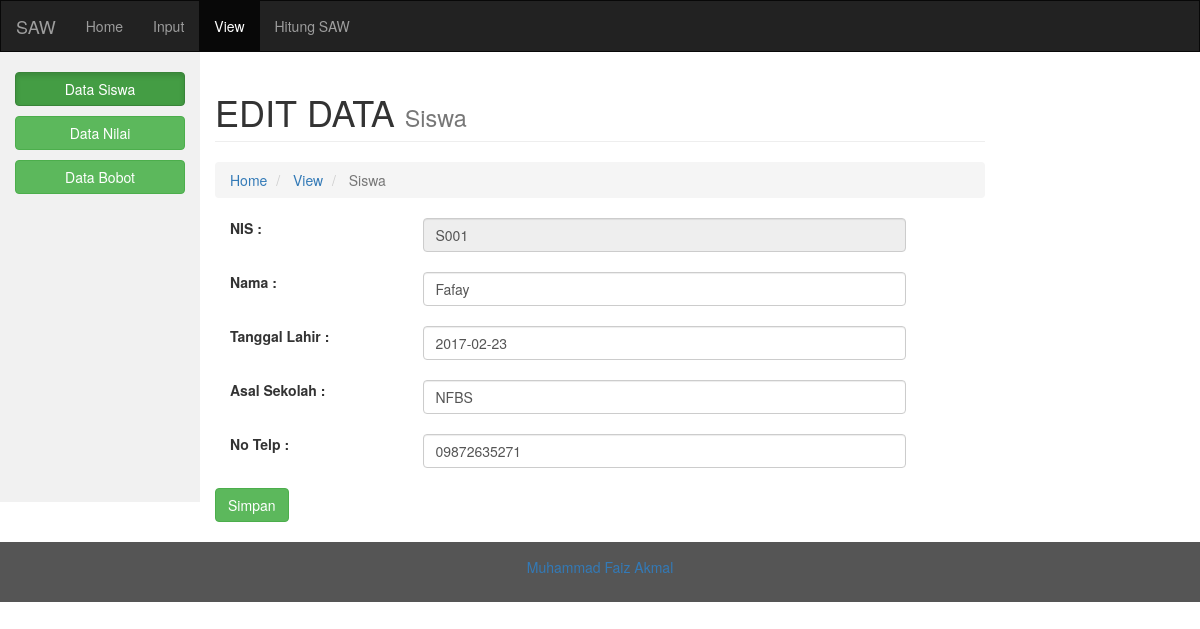
Screenshot of /edatasiswa.php?id=S001 with the database file from the repository.
### tables this page shows
CREATE TABLE `tb_siswa` (
  `NIS` varchar(20) NOT NULL,
  `nama` varchar(35) NOT NULL,
  `tgllahir` date NOT NULL,
  `asalsekolah` varchar(35) NOT NULL,
  `notelp` varchar(12) NOT NULL
);

### edatasiswa.php (the view, shortened to what this page needs)
<!DOCTYPE html>
<?php
    include('koneksi.php');
?>
<html lang="en">
<head>
  <link rel="stylesheet" href="https://maxcdn.bootstrapcdn.com/bootstrap/3.3.7/css/bootstrap.min.css">
  <link rel="stylesheet" href="css/style.css">
</head>
<body>
<nav class="navbar navbar-inverse">
  <div class="container-fluid">
    <div class="navbar-header">
      <a class="navbar-brand" href="index.php">SAW</a>
    </div>
    <div class="collapse navbar-collapse" id="myNavbar">
      <ul class="nav navbar-nav">
        <li><a href="index.php">Home</a></li>
        <li><a href="idatasiswa.php">Input</a></li>
        <li class="active"><a href="vdatasiswa.php">View</a></li>
        <li><a href="matrikskeputusan.php">Hitung SAW</a></li>
      </ul>
    </div>
  </div>
</nav>
<div class="container-fluid text-center">
  <div class="row content">
    <div class="col-sm-2 sidenav">
      <p><a href="vdatasiswa.php"><button type="button" class="btn btn-success btn-block active">Data Siswa</button></a></p>
      <p><a href="vdatanilai.php"><button type="button" class="btn btn-success btn-block">Data Nilai</button></a></p>
      <p><a href="vdatabobot.php"><button type="button" class="btn btn-success btn-block">Data Bobot</button></a></p>
    </div>
    <div class="col-sm-8 text-left">
        <h1 class="page-header">
                EDIT DATA <small> Siswa</small>
        </h1>
        <ol class="breadcrumb">
                            <li>
                                <i class="fa fa-dashboard"></i>  <a href="index.php">Home</a>
                            </li>
                            <li>
                                <i class="fa fa-dashboard"></i>  <a href="vdatasiswa.php">View</a>
                            </li>
                            <li class="active">
                                <i class="fa fa-bar-chart-o"></i>Siswa
                            </li>
        </ol>
    <form name="frm" id="myForm" method="post"  enctype="multipart/form-data">
     <div class="form-group has-feedback">
         <label class="control-label col-sm-3" for="nis">NIS :</label>
				<div class="col-sm-8">
					 <?php
                       $tampil = "SELECT * FROM tb_siswa where NIS='".$_GET['id']."'";
                       $sql = mysqli_query ($konek_db,$tampil);
                       while($data = mysqli_fetch_array ($sql))
                    {
                        echo "<input type='text' name='nis' class='form-control' id='nis' readonly value='".$data[0]."'><br>";
                    }
                ?>
				</div>
			</div>
        <div class="form-group has-feedback">
         <label class="control-label col-sm-3" for="nama">Nama :</label>
				<div class="col-sm-8">
					 <?php
                       $tampil = "SELECT * FROM tb_siswa where NIS='".$_GET['id']."'";
                       $sql = mysqli_query ($konek_db,$tampil);
                       while($data = mysqli_fetch_array ($sql))
                    {
                        echo "<input type='text' name='nama' class='form-control' id='nama' value='".$data[1]."'><br>";
                    }
                ?>
				</div>
			</div>
        <div class="form-group has-feedback">
         <label class="control-label col-sm-3" for="tgllahir">Tanggal Lahir :</label>
				<div class="col-sm-8">
                     <?php
                       $tampil = "SELECT * FROM tb_siswa where NIS='".$_GET['id']."'";
                       $sql = mysqli_query ($konek_db,$tampil);
                       while($data = mysqli_fetch_array ($sql))
                    {
                        echo "<input type='text' id='coldate1' name='tgllahir' class='form-control IP_calendar' alt='date' title='Y/m/d'  value='".$data[2]."'><br>";
                    }
                ?>
				</div>
			</div>
        <div class="form-group has-feedback">
         <label class="control-label col-sm-3" for="asalsekolah">Asal Sekolah :</label>
				<div class="col-sm-8">
					 <?php
                       $tampil = "SELECT * FROM tb_siswa where NIS='".$_GET['id']."'";
                       $sql = mysqli_query ($konek_db,$tampil);
                       while($data = mysqli_fetch_array ($sql))
                    {
                        echo "<input type='text' name='asalsekolah' class='form-control' id='asalsekolah' value='".$data[3]."'><br>";
                    }
                ?>
				</div>
			</div>
        <div class="form-group has-feedback">
         <label class="control-label col-sm-3" for="notelp">No Telp :</label>
				<div class="col-sm-8">
					 <?php
                       $tampil = "SELECT * FROM tb_siswa where NIS='".$_GET['id']."' ";
                       $sql = mysqli_query ($konek_db,$tampil);
                       while($data = mysqli_fetch_array ($sql))
                    {
                        echo "<input type='text' name='notelp' class='form-control' id='notelp' value='".$data[4]."'><br>";
                    }
                ?>
				</div>
			</div>
				        <button type="submit" name ="submit" class="btn btn-success"  onclick="return checkInput()">Simpan</button><br><br>
        </form></div>
  </div>
</div>
<footer class="container-fluid text-center">
  <a href="https://about.me/faizakmal"><p>Muhammad Faiz Akmal</p></a>
</footer>
</body>
</html>

### css/style.css (style rules this page uses)
.navbar { margin-bottom: 0; border-radius: 0; }
.row.content { height: 450px }
.sidenav { padding-top: 20px; background-color: #f1f1f1; height: 100%; }
footer { background-color: #555; color: white; padding: 15px; }

### rows the page displays
tb_siswa: nis "S001", nama "Fafay", tgllahir "2017-02-23", asalsekolah "NFBS", notelp "09872635271"
